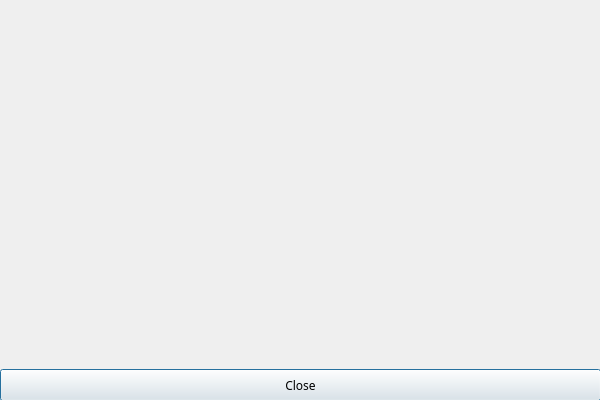
<?xml version="1.0" encoding="UTF-8"?>
<ui version="4.0">
 <class>MainWindow</class>
 <widget class="QDialog" name="MainWindow">
  <property name="geometry">
   <rect>
    <x>0</x>
    <y>0</y>
    <width>600</width>
    <height>400</height>
   </rect>
  </property>
  <property name="sizePolicy">
   <sizepolicy hsizetype="Fixed" vsizetype="Fixed">
    <horstretch>0</horstretch>
    <verstretch>0</verstretch>
   </sizepolicy>
  </property>
  <property name="maximumSize">
   <size>
    <width>600</width>
    <height>400</height>
   </size>
  </property>
  <property name="font">
   <font>
    <family>Droid Sans</family>
   </font>
  </property>
  <property name="windowTitle">
   <string>Basic Qt Application</string>
  </property>
  <property name="toolTip">
   <string/>
  </property>
  <property name="whatsThis">
   <string>Basic Qt App Dialog</string>
  </property>
  <widget class="QWidget" name="verticalLayoutWidget">
   <property name="geometry">
    <rect>
     <x>0</x>
     <y>0</y>
     <width>601</width>
     <height>401</height>
    </rect>
   </property>
   <layout class="QVBoxLayout">
    <item>
     <spacer name="spacer">
      <property name="orientation">
       <enum>Qt::Vertical</enum>
      </property>
      <property name="sizeHint" stdset="0">
       <size>
        <width>20</width>
        <height>40</height>
       </size>
      </property>
     </spacer>
    </item>
    <item>
     <widget class="QPushButton" name="CloseButton">
      <property name="minimumSize">
       <size>
        <width>0</width>
        <height>32</height>
       </size>
      </property>
      <property name="text">
       <string>Close</string>
      </property>
      <property name="flat">
       <bool>false</bool>
      </property>
     </widget>
    </item>
   </layout>
  </widget>
 </widget>
 <resources/>
 <connections>
  <connection>
   <sender>CloseButton</sender>
   <signal>clicked()</signal>
   <receiver>MainWindow</receiver>
   <slot>close()</slot>
   <hints>
    <hint type="sourcelabel">
     <x>200</x>
     <y>287</y>
    </hint>
    <hint type="destinationlabel">
     <x>199</x>
     <y>149</y>
    </hint>
   </hints>
  </connection>
 </connections>
</ui>
